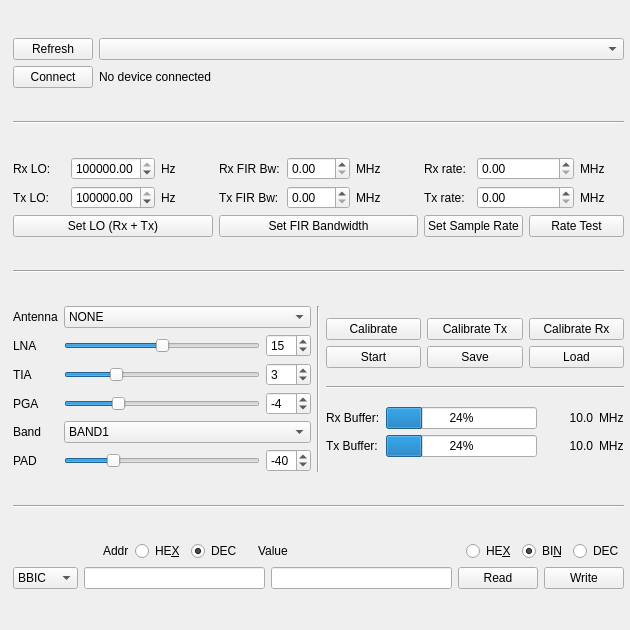
<?xml version="1.0" encoding="UTF-8"?>
<ui version="4.0">
 <class>LimeSDRConfig</class>
 <widget class="QWidget" name="LimeSDRConfig">
  <property name="geometry">
   <rect>
    <x>0</x>
    <y>0</y>
    <width>630</width>
    <height>630</height>
   </rect>
  </property>
  <property name="sizePolicy">
   <sizepolicy hsizetype="Fixed" vsizetype="Fixed">
    <horstretch>0</horstretch>
    <verstretch>0</verstretch>
   </sizepolicy>
  </property>
  <property name="minimumSize">
   <size>
    <width>630</width>
    <height>630</height>
   </size>
  </property>
  <property name="maximumSize">
   <size>
    <width>630</width>
    <height>630</height>
   </size>
  </property>
  <property name="windowTitle">
   <string>Form</string>
  </property>
  <widget class="QWidget" name="layoutWidget">
   <property name="geometry">
    <rect>
     <x>13</x>
     <y>11</y>
     <width>611</width>
     <height>609</height>
    </rect>
   </property>
   <layout class="QVBoxLayout" name="verticalLayout_2">
    <item>
     <layout class="QGridLayout" name="gridLayout_2">
      <item row="0" column="0">
       <widget class="QPushButton" name="refresh_but">
        <property name="sizePolicy">
         <sizepolicy hsizetype="Fixed" vsizetype="Fixed">
          <horstretch>0</horstretch>
          <verstretch>0</verstretch>
         </sizepolicy>
        </property>
        <property name="text">
         <string>Refresh</string>
        </property>
       </widget>
      </item>
      <item row="0" column="1">
       <widget class="QComboBox" name="dev_combo"/>
      </item>
      <item row="1" column="0">
       <widget class="QPushButton" name="connect_but">
        <property name="sizePolicy">
         <sizepolicy hsizetype="Fixed" vsizetype="Fixed">
          <horstretch>0</horstretch>
          <verstretch>0</verstretch>
         </sizepolicy>
        </property>
        <property name="text">
         <string>Connect</string>
        </property>
       </widget>
      </item>
      <item row="1" column="1">
       <widget class="QLabel" name="dev_param_lbl">
        <property name="text">
         <string>No device connected</string>
        </property>
       </widget>
      </item>
     </layout>
    </item>
    <item>
     <widget class="Line" name="line">
      <property name="orientation">
       <enum>Qt::Horizontal</enum>
      </property>
     </widget>
    </item>
    <item>
     <layout class="QHBoxLayout" name="horizontalLayout">
      <item>
       <layout class="QGridLayout" name="gridLayout_3">
        <item row="1" column="0">
         <widget class="QLabel" name="label_12">
          <property name="sizePolicy">
           <sizepolicy hsizetype="Minimum" vsizetype="Minimum">
            <horstretch>0</horstretch>
            <verstretch>0</verstretch>
           </sizepolicy>
          </property>
          <property name="text">
           <string>Tx LO:</string>
          </property>
         </widget>
        </item>
        <item row="1" column="2">
         <widget class="QLabel" name="label_14">
          <property name="text">
           <string>Hz</string>
          </property>
         </widget>
        </item>
        <item row="1" column="1">
         <widget class="QDoubleSpinBox" name="tx_lo_freq_spin">
          <property name="maximum">
           <double>38000000000.000000000000000</double>
          </property>
          <property name="singleStep">
           <double>5000.000000000000000</double>
          </property>
          <property name="value">
           <double>106000000.000000000000000</double>
          </property>
         </widget>
        </item>
        <item row="0" column="2">
         <widget class="QLabel" name="label_13">
          <property name="text">
           <string>Hz</string>
          </property>
         </widget>
        </item>
        <item row="2" column="0" colspan="3">
         <widget class="QPushButton" name="set_lo_freq_but">
          <property name="text">
           <string>Set LO (Rx + Tx)</string>
          </property>
         </widget>
        </item>
        <item row="0" column="0">
         <widget class="QLabel" name="label_10">
          <property name="sizePolicy">
           <sizepolicy hsizetype="Minimum" vsizetype="Minimum">
            <horstretch>0</horstretch>
            <verstretch>0</verstretch>
           </sizepolicy>
          </property>
          <property name="text">
           <string>Rx LO:</string>
          </property>
         </widget>
        </item>
        <item row="0" column="1">
         <widget class="QDoubleSpinBox" name="rx_lo_freq_spin">
          <property name="maximum">
           <double>38000000000.000000000000000</double>
          </property>
          <property name="singleStep">
           <double>5000.000000000000000</double>
          </property>
          <property name="value">
           <double>106000000.000000000000000</double>
          </property>
         </widget>
        </item>
       </layout>
      </item>
      <item>
       <layout class="QGridLayout" name="gridLayout_4">
        <item row="0" column="0">
         <widget class="QLabel" name="label_19">
          <property name="sizePolicy">
           <sizepolicy hsizetype="Minimum" vsizetype="Minimum">
            <horstretch>0</horstretch>
            <verstretch>0</verstretch>
           </sizepolicy>
          </property>
          <property name="text">
           <string>Rx FIR Bw:</string>
          </property>
         </widget>
        </item>
        <item row="0" column="1">
         <widget class="QDoubleSpinBox" name="rx_fir_bw_spin"/>
        </item>
        <item row="0" column="2">
         <widget class="QLabel" name="label_20">
          <property name="sizePolicy">
           <sizepolicy hsizetype="Minimum" vsizetype="Preferred">
            <horstretch>0</horstretch>
            <verstretch>0</verstretch>
           </sizepolicy>
          </property>
          <property name="text">
           <string>MHz</string>
          </property>
         </widget>
        </item>
        <item row="1" column="0">
         <widget class="QLabel" name="label_22">
          <property name="sizePolicy">
           <sizepolicy hsizetype="Minimum" vsizetype="Minimum">
            <horstretch>0</horstretch>
            <verstretch>0</verstretch>
           </sizepolicy>
          </property>
          <property name="text">
           <string>Tx FIR Bw:</string>
          </property>
         </widget>
        </item>
        <item row="1" column="1">
         <widget class="QDoubleSpinBox" name="tx_fir_bw_spin"/>
        </item>
        <item row="1" column="2">
         <widget class="QLabel" name="label_21">
          <property name="sizePolicy">
           <sizepolicy hsizetype="Minimum" vsizetype="Preferred">
            <horstretch>0</horstretch>
            <verstretch>0</verstretch>
           </sizepolicy>
          </property>
          <property name="text">
           <string>MHz</string>
          </property>
         </widget>
        </item>
        <item row="2" column="0" colspan="3">
         <widget class="QPushButton" name="set_fir_bw_but">
          <property name="text">
           <string>Set FIR Bandwidth</string>
          </property>
         </widget>
        </item>
       </layout>
      </item>
      <item>
       <layout class="QGridLayout" name="gridLayout_5">
        <item row="0" column="0">
         <widget class="QLabel" name="label_15">
          <property name="sizePolicy">
           <sizepolicy hsizetype="Minimum" vsizetype="Minimum">
            <horstretch>0</horstretch>
            <verstretch>0</verstretch>
           </sizepolicy>
          </property>
          <property name="text">
           <string>Rx rate:</string>
          </property>
         </widget>
        </item>
        <item row="0" column="1" colspan="2">
         <widget class="QDoubleSpinBox" name="rx_rate_spin"/>
        </item>
        <item row="2" column="2" colspan="2">
         <widget class="QPushButton" name="test_rate">
          <property name="text">
           <string>Rate Test</string>
          </property>
         </widget>
        </item>
        <item row="1" column="3">
         <widget class="QLabel" name="label_16">
          <property name="text">
           <string>MHz</string>
          </property>
         </widget>
        </item>
        <item row="0" column="3">
         <widget class="QLabel" name="label_17">
          <property name="text">
           <string>MHz</string>
          </property>
         </widget>
        </item>
        <item row="2" column="0" colspan="2">
         <widget class="QPushButton" name="set_rate">
          <property name="text">
           <string>Set Sample Rate</string>
          </property>
         </widget>
        </item>
        <item row="1" column="1" colspan="2">
         <widget class="QDoubleSpinBox" name="tx_rate_spin"/>
        </item>
        <item row="1" column="0">
         <widget class="QLabel" name="label_18">
          <property name="sizePolicy">
           <sizepolicy hsizetype="Minimum" vsizetype="Minimum">
            <horstretch>0</horstretch>
            <verstretch>0</verstretch>
           </sizepolicy>
          </property>
          <property name="text">
           <string>Tx rate:</string>
          </property>
         </widget>
        </item>
       </layout>
      </item>
     </layout>
    </item>
    <item>
     <widget class="Line" name="line_2">
      <property name="orientation">
       <enum>Qt::Horizontal</enum>
      </property>
     </widget>
    </item>
    <item>
     <layout class="QHBoxLayout" name="horizontalLayout_2">
      <item>
       <layout class="QGridLayout" name="gridLayout">
        <item row="0" column="0">
         <widget class="QLabel" name="label">
          <property name="text">
           <string>Antenna</string>
          </property>
         </widget>
        </item>
        <item row="0" column="1" colspan="2">
         <widget class="QComboBox" name="rx_antenna_combo">
          <property name="currentText">
           <string>LNAL</string>
          </property>
          <item>
           <property name="text">
            <string>NONE</string>
           </property>
          </item>
          <item>
           <property name="text">
            <string>LNAL</string>
           </property>
          </item>
          <item>
           <property name="text">
            <string>LNAH</string>
           </property>
          </item>
          <item>
           <property name="text">
            <string>LNAW</string>
           </property>
          </item>
          <item>
           <property name="text">
            <string>LB1</string>
           </property>
          </item>
          <item>
           <property name="text">
            <string>LB2</string>
           </property>
          </item>
         </widget>
        </item>
        <item row="1" column="0">
         <widget class="QLabel" name="label_7">
          <property name="text">
           <string>LNA</string>
          </property>
         </widget>
        </item>
        <item row="1" column="2">
         <widget class="QSpinBox" name="lna_spin">
          <property name="maximum">
           <number>30</number>
          </property>
          <property name="value">
           <number>15</number>
          </property>
         </widget>
        </item>
        <item row="2" column="2">
         <widget class="QSpinBox" name="tia_spin">
          <property name="maximum">
           <number>12</number>
          </property>
          <property name="value">
           <number>3</number>
          </property>
         </widget>
        </item>
        <item row="2" column="0">
         <widget class="QLabel" name="label_8">
          <property name="text">
           <string>TIA</string>
          </property>
         </widget>
        </item>
        <item row="2" column="1">
         <widget class="QSlider" name="tia_slider">
          <property name="maximum">
           <number>12</number>
          </property>
          <property name="pageStep">
           <number>1</number>
          </property>
          <property name="value">
           <number>3</number>
          </property>
          <property name="orientation">
           <enum>Qt::Horizontal</enum>
          </property>
         </widget>
        </item>
        <item row="3" column="2">
         <widget class="QSpinBox" name="pga_spin">
          <property name="minimum">
           <number>-12</number>
          </property>
          <property name="maximum">
           <number>19</number>
          </property>
          <property name="value">
           <number>-4</number>
          </property>
         </widget>
        </item>
        <item row="3" column="0">
         <widget class="QLabel" name="label_9">
          <property name="text">
           <string>PGA</string>
          </property>
         </widget>
        </item>
        <item row="3" column="1">
         <widget class="QSlider" name="pga_slider">
          <property name="minimum">
           <number>-12</number>
          </property>
          <property name="maximum">
           <number>19</number>
          </property>
          <property name="pageStep">
           <number>1</number>
          </property>
          <property name="value">
           <number>-4</number>
          </property>
          <property name="orientation">
           <enum>Qt::Horizontal</enum>
          </property>
         </widget>
        </item>
        <item row="4" column="1" colspan="2">
         <widget class="QComboBox" name="tx_antenna_combo">
          <property name="currentIndex">
           <number>1</number>
          </property>
          <item>
           <property name="text">
            <string>NONE</string>
           </property>
          </item>
          <item>
           <property name="text">
            <string>BAND1</string>
           </property>
          </item>
          <item>
           <property name="text">
            <string>BAND2</string>
           </property>
          </item>
         </widget>
        </item>
        <item row="4" column="0">
         <widget class="QLabel" name="label_2">
          <property name="text">
           <string>Band</string>
          </property>
         </widget>
        </item>
        <item row="5" column="2">
         <widget class="QSpinBox" name="pad_spin">
          <property name="minimum">
           <number>-52</number>
          </property>
          <property name="maximum">
           <number>0</number>
          </property>
          <property name="value">
           <number>-40</number>
          </property>
         </widget>
        </item>
        <item row="5" column="0">
         <widget class="QLabel" name="label_11">
          <property name="text">
           <string>PAD</string>
          </property>
         </widget>
        </item>
        <item row="5" column="1">
         <widget class="QSlider" name="pad_slider">
          <property name="minimum">
           <number>-52</number>
          </property>
          <property name="maximum">
           <number>0</number>
          </property>
          <property name="pageStep">
           <number>1</number>
          </property>
          <property name="value">
           <number>-40</number>
          </property>
          <property name="orientation">
           <enum>Qt::Horizontal</enum>
          </property>
         </widget>
        </item>
        <item row="1" column="1">
         <widget class="QSlider" name="lna_slider">
          <property name="maximum">
           <number>30</number>
          </property>
          <property name="pageStep">
           <number>1</number>
          </property>
          <property name="value">
           <number>15</number>
          </property>
          <property name="orientation">
           <enum>Qt::Horizontal</enum>
          </property>
         </widget>
        </item>
       </layout>
      </item>
      <item>
       <widget class="Line" name="line_3">
        <property name="orientation">
         <enum>Qt::Vertical</enum>
        </property>
       </widget>
      </item>
      <item>
       <layout class="QVBoxLayout" name="verticalLayout">
        <item>
         <layout class="QGridLayout" name="gridLayout_6">
          <item row="0" column="0">
           <widget class="QPushButton" name="calib_button">
            <property name="text">
             <string>Calibrate</string>
            </property>
           </widget>
          </item>
          <item row="0" column="1">
           <widget class="QPushButton" name="calib_tx_button">
            <property name="text">
             <string>Calibrate Tx</string>
            </property>
           </widget>
          </item>
          <item row="0" column="2">
           <widget class="QPushButton" name="calib_rx_button">
            <property name="text">
             <string>Calibrate Rx</string>
            </property>
           </widget>
          </item>
          <item row="1" column="0">
           <widget class="QPushButton" name="start_button">
            <property name="text">
             <string>Start</string>
            </property>
           </widget>
          </item>
          <item row="1" column="1">
           <widget class="QPushButton" name="save_button">
            <property name="text">
             <string>Save</string>
            </property>
           </widget>
          </item>
          <item row="1" column="2">
           <widget class="QPushButton" name="load_button">
            <property name="text">
             <string>Load</string>
            </property>
           </widget>
          </item>
         </layout>
        </item>
        <item>
         <widget class="Line" name="line_4">
          <property name="orientation">
           <enum>Qt::Horizontal</enum>
          </property>
         </widget>
        </item>
        <item>
         <layout class="QGridLayout" name="gridLayout_7">
          <item row="1" column="0">
           <widget class="QLabel" name="label_24">
            <property name="text">
             <string>Tx Buffer:</string>
            </property>
           </widget>
          </item>
          <item row="0" column="2">
           <widget class="QLabel" name="rx_rate_lbl">
            <property name="sizePolicy">
             <sizepolicy hsizetype="Preferred" vsizetype="Fixed">
              <horstretch>0</horstretch>
              <verstretch>0</verstretch>
             </sizepolicy>
            </property>
            <property name="minimumSize">
             <size>
              <width>50</width>
              <height>0</height>
             </size>
            </property>
            <property name="text">
             <string>10.0</string>
            </property>
            <property name="alignment">
             <set>Qt::AlignRight|Qt::AlignTrailing|Qt::AlignVCenter</set>
            </property>
           </widget>
          </item>
          <item row="1" column="2">
           <widget class="QLabel" name="tx_rate_lbl">
            <property name="sizePolicy">
             <sizepolicy hsizetype="Preferred" vsizetype="Fixed">
              <horstretch>0</horstretch>
              <verstretch>0</verstretch>
             </sizepolicy>
            </property>
            <property name="minimumSize">
             <size>
              <width>50</width>
              <height>0</height>
             </size>
            </property>
            <property name="text">
             <string>10.0</string>
            </property>
            <property name="alignment">
             <set>Qt::AlignRight|Qt::AlignTrailing|Qt::AlignVCenter</set>
            </property>
           </widget>
          </item>
          <item row="1" column="3">
           <widget class="QLabel" name="tx_rate_unit">
            <property name="sizePolicy">
             <sizepolicy hsizetype="Fixed" vsizetype="Preferred">
              <horstretch>0</horstretch>
              <verstretch>0</verstretch>
             </sizepolicy>
            </property>
            <property name="text">
             <string>MHz</string>
            </property>
           </widget>
          </item>
          <item row="1" column="1">
           <widget class="QProgressBar" name="tx_buf_progress">
            <property name="sizePolicy">
             <sizepolicy hsizetype="Preferred" vsizetype="Fixed">
              <horstretch>0</horstretch>
              <verstretch>0</verstretch>
             </sizepolicy>
            </property>
            <property name="value">
             <number>24</number>
            </property>
           </widget>
          </item>
          <item row="0" column="1">
           <widget class="QProgressBar" name="rx_buf_progress">
            <property name="sizePolicy">
             <sizepolicy hsizetype="Expanding" vsizetype="Fixed">
              <horstretch>0</horstretch>
              <verstretch>0</verstretch>
             </sizepolicy>
            </property>
            <property name="value">
             <number>24</number>
            </property>
           </widget>
          </item>
          <item row="0" column="0">
           <widget class="QLabel" name="label_23">
            <property name="text">
             <string>Rx Buffer:</string>
            </property>
           </widget>
          </item>
          <item row="0" column="3">
           <widget class="QLabel" name="rx_rate_unit">
            <property name="sizePolicy">
             <sizepolicy hsizetype="Fixed" vsizetype="Preferred">
              <horstretch>0</horstretch>
              <verstretch>0</verstretch>
             </sizepolicy>
            </property>
            <property name="text">
             <string>MHz</string>
            </property>
           </widget>
          </item>
         </layout>
        </item>
       </layout>
      </item>
     </layout>
    </item>
    <item>
     <widget class="Line" name="line_5">
      <property name="orientation">
       <enum>Qt::Horizontal</enum>
      </property>
     </widget>
    </item>
    <item>
     <layout class="QVBoxLayout" name="verticalLayout_3">
      <item>
       <layout class="QHBoxLayout" name="horizontalLayout_4">
        <item>
         <spacer name="horizontalSpacer_3">
          <property name="orientation">
           <enum>Qt::Horizontal</enum>
          </property>
          <property name="sizeType">
           <enum>QSizePolicy::Fixed</enum>
          </property>
          <property name="sizeHint" stdset="0">
           <size>
            <width>90</width>
            <height>20</height>
           </size>
          </property>
         </spacer>
        </item>
        <item>
         <widget class="QLabel" name="reg_add_label">
          <property name="minimumSize">
           <size>
            <width>0</width>
            <height>0</height>
           </size>
          </property>
          <property name="maximumSize">
           <size>
            <width>50</width>
            <height>20</height>
           </size>
          </property>
          <property name="text">
           <string>Addr</string>
          </property>
         </widget>
        </item>
        <item>
         <widget class="QRadioButton" name="reg_addr_hex">
          <property name="text">
           <string>HE&amp;X</string>
          </property>
          <property name="autoExclusive">
           <bool>false</bool>
          </property>
         </widget>
        </item>
        <item>
         <widget class="QRadioButton" name="reg_addr_dec">
          <property name="text">
           <string>DEC</string>
          </property>
          <property name="checked">
           <bool>true</bool>
          </property>
          <property name="autoExclusive">
           <bool>false</bool>
          </property>
         </widget>
        </item>
        <item>
         <spacer name="horizontalSpacer_2">
          <property name="orientation">
           <enum>Qt::Horizontal</enum>
          </property>
          <property name="sizeType">
           <enum>QSizePolicy::Fixed</enum>
          </property>
          <property name="sizeHint" stdset="0">
           <size>
            <width>10</width>
            <height>20</height>
           </size>
          </property>
         </spacer>
        </item>
        <item>
         <widget class="QLabel" name="reg_value_label">
          <property name="minimumSize">
           <size>
            <width>0</width>
            <height>0</height>
           </size>
          </property>
          <property name="text">
           <string>Value</string>
          </property>
         </widget>
        </item>
        <item>
         <spacer name="horizontalSpacer">
          <property name="orientation">
           <enum>Qt::Horizontal</enum>
          </property>
          <property name="sizeHint" stdset="0">
           <size>
            <width>40</width>
            <height>20</height>
           </size>
          </property>
         </spacer>
        </item>
        <item>
         <widget class="QRadioButton" name="reg_value_hex">
          <property name="text">
           <string>HE&amp;X</string>
          </property>
          <property name="autoExclusive">
           <bool>false</bool>
          </property>
         </widget>
        </item>
        <item>
         <widget class="QRadioButton" name="reg_value_bin">
          <property name="text">
           <string>BI&amp;N</string>
          </property>
          <property name="checked">
           <bool>true</bool>
          </property>
          <property name="autoExclusive">
           <bool>false</bool>
          </property>
         </widget>
        </item>
        <item>
         <widget class="QRadioButton" name="reg_value_dec">
          <property name="text">
           <string>DEC</string>
          </property>
          <property name="autoExclusive">
           <bool>false</bool>
          </property>
         </widget>
        </item>
       </layout>
      </item>
      <item>
       <layout class="QHBoxLayout" name="horizontalLayout_3">
        <property name="spacing">
         <number>6</number>
        </property>
        <item>
         <widget class="QComboBox" name="reg_dev_combo">
          <item>
           <property name="text">
            <string>BBIC</string>
           </property>
          </item>
          <item>
           <property name="text">
            <string>RFIC0</string>
           </property>
          </item>
         </widget>
        </item>
        <item>
         <widget class="QLineEdit" name="reg_addr_line">
          <property name="inputMask">
           <string/>
          </property>
          <property name="text">
           <string/>
          </property>
          <property name="alignment">
           <set>Qt::AlignRight|Qt::AlignTrailing|Qt::AlignVCenter</set>
          </property>
         </widget>
        </item>
        <item>
         <widget class="QLineEdit" name="reg_value_line">
          <property name="inputMask">
           <string/>
          </property>
          <property name="text">
           <string/>
          </property>
          <property name="alignment">
           <set>Qt::AlignRight|Qt::AlignTrailing|Qt::AlignVCenter</set>
          </property>
         </widget>
        </item>
        <item>
         <widget class="QPushButton" name="reg_read">
          <property name="text">
           <string>Read</string>
          </property>
         </widget>
        </item>
        <item>
         <widget class="QPushButton" name="reg_write">
          <property name="text">
           <string>Write</string>
          </property>
         </widget>
        </item>
       </layout>
      </item>
     </layout>
    </item>
   </layout>
  </widget>
 </widget>
 <resources/>
 <connections/>
</ui>
